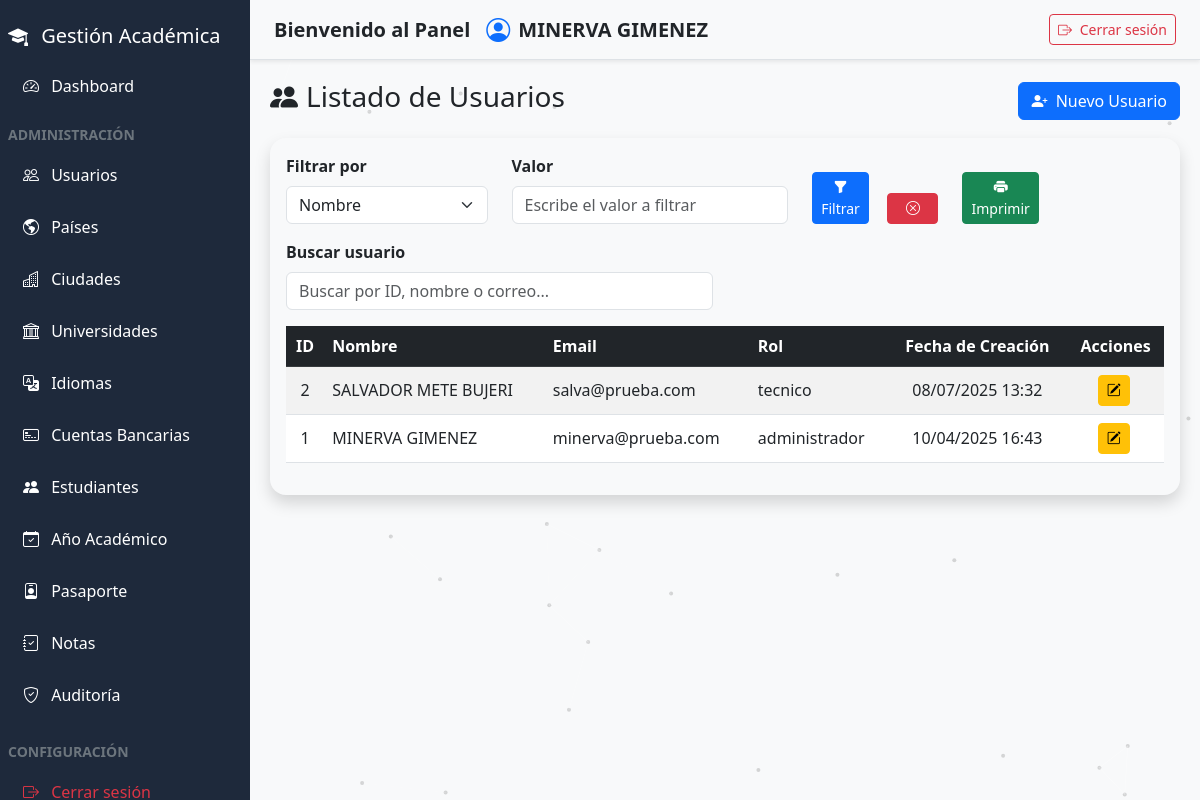
The app's page /admin/usuario.php (signed in), older data.
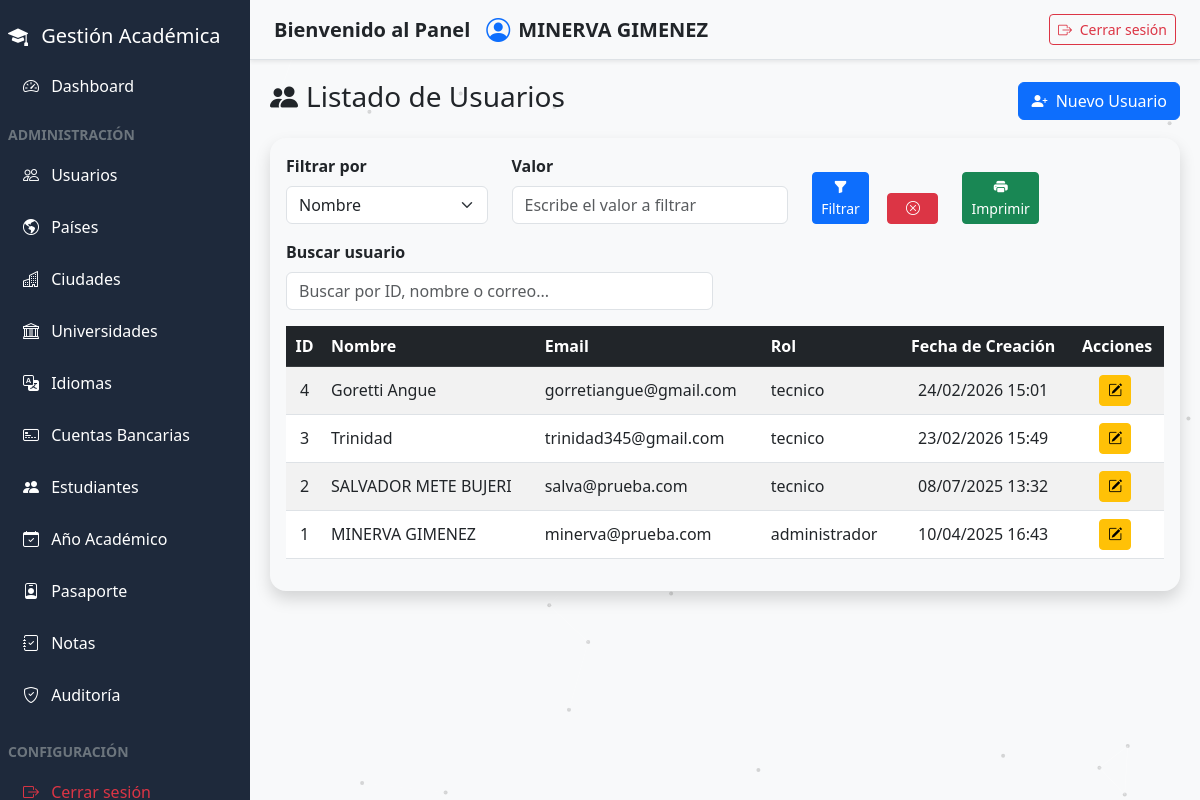
The same page, newer data.
### tables this page shows
CREATE TABLE `usuarios` (
  `id` int(11) NOT NULL,
  `nombre` varchar(100) DEFAULT NULL,
  `email` varchar(100) DEFAULT NULL,
  `contrasena` varchar(255) DEFAULT NULL,
  `rol_id` int(11) DEFAULT NULL,
  `creado_en` timestamp NOT NULL DEFAULT current_timestamp()
);

CREATE TABLE `rol` (
  `id` int(11) NOT NULL,
  `nombre` varchar(50) NOT NULL
);

### admin/usuario.php (the view, shortened to what this page needs)
<?php
include_once("../componentes/header.php");
include_once("../componentes/sidebar.php");
$por_pagina = 5;
$pagina_actual = isset($_GET['pagina']) ? (int)$_GET['pagina'] : 1;
$inicio = ($pagina_actual > 1) ? ($pagina_actual * $por_pagina) - $por_pagina : 0;
$tipo = $_GET['tipo'] ?? '';
$sql = "
    SELECT u.id, u.nombre, u.email, u.creado_en, r.nombre AS rol
    FROM usuarios u
    INNER JOIN rol r ON u.rol_id = r.id
    WHERE 1=1
";
if ($tipo === 'orden_az') {
    $sql .= " ORDER BY u.nombre ASC";
} elseif ($tipo === 'orden_za') {
    $sql .= " ORDER BY u.nombre DESC";
} else {
    $sql .= " ORDER BY u.id DESC";
}
$sql .= " LIMIT :inicio, :limite";
try {
    $stmt = $pdo->prepare($sql);
    $stmt->bindValue(':inicio', $inicio, PDO::PARAM_INT);
    $stmt->bindValue(':limite', $por_pagina, PDO::PARAM_INT);
    $stmt->execute();
    $usuarios = $stmt->fetchAll(PDO::FETCH_ASSOC);
} catch (PDOException $e) {
    die("Error al obtener los usuarios: " . $e->getMessage());
}
$rol = $_SESSION['usuario_rol'];
?>
<main class="content" id="mainContent">
    <div class="d-flex justify-content-between align-items-center mb-3">
        <h3><i class="bi bi-people-fill me-2"></i>Listado de Usuarios</h3>
        <a href="registrar_usuario.php" class="btn btn-primary">
            <i class="bi bi-person-plus-fill me-1"></i> Nuevo Usuario
        </a>
    </div>
    <div class="card shadow rounded-4">
        <div class="card-body">
        <div class="row mb-3 align-items-end">
                    <div class="col-md-3">
                        <label class="form-label fw-bold">Filtrar por</label>
                        <select id="tipoFiltro" class="form-select" onchange="controlFiltroUI()">
                            <option value="nombre">Nombre</option>
                        </select>
                    </div>
                    <div class="col-md-4">
                        <label class="form-label fw-bold">Valor</label>
                        <input type="text" id="valorFiltro" class="form-control"
                            placeholder="Escribe el valor a filtrar">
                    </div>
                    <div class="col-md-1 d-grid">
                        <button class="btn btn-primary btn-sm" onclick="aplicarFiltro()">
                            <i class="bi bi-funnel-fill"></i> Filtrar
                        </button>
                    </div>
                    <div class="col-md-1 d-grid">
                        <button class="btn btn-danger btn-sm" onclick="limpiarFiltros()">
                            <i class="bi bi-x-circle"></i>
                        </button>
                    </div>
                    <div class="col-md-1 d-grid">
                        <button class="btn btn-success btn-sm" onclick="imprimirFiltrado()">
                            <i class="bi bi-printer-fill"></i> Imprimir
                        </button>
                    </div>
                </div>
            <div class="row mb-3">
                <div class="col-md-6">
                    <label for="busqueda" class="form-label fw-bold">Buscar usuario</label>
                    <input type="text" class="form-control" id="busqueda"
                        placeholder="Buscar por ID, nombre o correo...">
                </div>
            </div>
            <div class="table-responsive">
                <table class="table table-striped table-hover align-middle text-center" id="tablaUsuarios">
                    <thead class="table-dark">
                        <tr>
                            <th>ID</th>
                            <th class="text-start">Nombre</th>
                            <th class="text-start">Email</th>
                            <th class="text-start">Rol</th>
                            <th>Fecha de Creación</th>
                            <?php if(strtolower($rol) === 'administrador'): ?>
                            <th>Acciones</th>
                            <?php endif; ?>
                        </tr>
                    </thead>
                    <tbody id="contenidoTabla">
                        <?php if (!empty($usuarios)): ?>
                        <?php foreach ($usuarios as $usuario): ?>
                        <tr>
                            <td><?= htmlspecialchars($usuario['id']) ?></td>
                            <td class="text-start"><?= htmlspecialchars($usuario['nombre']) ?></td>
                            <td class="text-start"><?= htmlspecialchars($usuario['email']) ?></td>
                            <td class="text-start"><?= htmlspecialchars($usuario['rol']) ?></td>
                            <td><?= htmlspecialchars(date('d/m/Y H:i', strtotime($usuario['creado_en']))) ?></td>
                            <?php if(strtolower($rol) === 'administrador'): ?>
                            <td>
                                <a href="editar_usuario.php?id=<?= $usuario['id'] ?>"
                                    class="btn btn-sm btn-warning me-1" title="Editar">
                                    <i class="bi bi-pencil-square"></i>
                                </a>
                            </td>
                            <?php endif; ?>
                        </tr>
                        <?php endforeach; ?>
                        <?php else: ?>
                        <tr>
                            <td colspan="5" class="text-center">No hay usuarios registrados</td>
                        </tr>
                        <?php endif; ?>
                    </tbody>
                </table>
            </div>
        </div>
    </div>
</main>
<link href="https://cdn.jsdelivr.net/npm/bootstrap-icons@1.10.5/font/bootstrap-icons.css" rel="stylesheet">
<?php include_once("../componentes/footer.php"); ?>

### componentes/header.php (shortened to what this page needs)
<!DOCTYPE html>
<html lang="es">
<head>
  <link href="../config/css/bootstrap.min.css" rel="stylesheet" />
  <link href="../config/css/css2.css" rel="stylesheet" />
  <link href="../config/css/bootstrap-icons.css" rel="stylesheet" />
</head>
<body>

### componentes/sidebar.php (shortened to what this page needs)
<?php
$rol = $_SESSION['usuario_rol'];
?>
<aside class="sidebar d-md-block" id="sidebar">
  <h5 class="mb-2 mt-2">
    <i class="bi bi-mortarboard-fill me-2"></i> Gestión Académica
  </h5>
  <ul class="nav flex-column mb-4">
    <li class="nav-item mt-2">
      <a href="../admin/index.php" class="nav-link text-white">
        <i class="bi bi-speedometer2 me-2"></i> Dashboard
      </a>
    </li>
    <li class="text-uppercase text-secondary small fw-bold mt-3 mb-2">Administración</li>
    <?php if(strtolower($rol) === 'administrador'): ?>
    <li class="nav-item mb-2">
      <a href="../admin/usuario.php" class="nav-link text-white">
        <i class="bi bi-people me-2"></i> Usuarios
      </a>
    </li>
    <?php endif; ?>
    <li class="nav-item mb-2">
      <a href="../admin/pais.php" class="nav-link text-white">
        <i class="bi bi-globe-americas me-2"></i> Países
      </a>
    </li>
    <li class="nav-item mb-2">
      <a href="../admin/ciudades.php" class="nav-link text-white">
        <i class="bi bi-buildings me-2"></i> Ciudades
      </a>
    </li>
    <li class="nav-item mb-2">
      <a href="../admin/universidades.php" class="nav-link text-white">
        <i class="bi bi-bank me-2"></i> Universidades
      </a>
    </li>
    <li class="nav-item mb-2">
      <a href="../admin/idiomas.php" class="nav-link text-white">
        <i class="bi bi-translate me-2"></i> Idiomas
      </a>
    </li>
    <li class="nav-item mb-2">
      <a href="../admin/cuentas_bancarias.php" class="nav-link text-white">
        <i class="bi bi-credit-card-2-front me-2"></i> Cuentas Bancarias
      </a>
    </li>
    <li class="nav-item mb-2">
      <a href="../admin/estudiantes.php" class="nav-link text-white">
        <i class="bi bi-people-fill me-2"></i> Estudiantes
      </a>
    </li>
    <li class="nav-item mb-2">
      <a href="../admin/academico.php" class="nav-link text-white">
        <i class="bi bi-calendar-check me-2"></i> Año Académico
      </a>
    </li>
    <li class="nav-item mb-2">
      <a href="../admin/pasaportes.php" class="nav-link text-white">
        <i class="bi bi-person-badge me-2"></i> Pasaporte
      </a>
    </li>
    <li class="nav-item mb-2">
      <a href="../admin/notas.php" class="nav-link text-white">
        <i class="bi bi-journal-check me-2"></i> Notas
      </a>
    </li>
    <li class="nav-item mb-2">
      <a href="../admin/auditoria.php" class="nav-link text-white">
        <i class="bi bi-shield-check me-2"></i> Auditoría
      </a>
    </li>
    <li class="text-uppercase text-secondary small fw-bold mt-3 mb-2">Configuración</li>
    <li class="nav-item">
      <a href="../php/logout.php" class="nav-link text-danger">
        <i class="bi bi-box-arrow-right me-2"></i> Cerrar sesión
      </a>
    </li>
  </ul>
</aside>
<div class="navbar-top d-flex justify-content-between align-items-center px-4 py-2 bg-light shadow-sm">
  <div class="d-flex align-items-center">
    <span class="fw-semibold text-dark fs-5 me-3">Bienvenido al Panel</span>
    <div class="d-flex align-items-center">
      <i class="bi bi-person-circle me-2 fs-4 text-primary"></i>
      <span class="fw-bold text-dark fs-5">
        <?= htmlspecialchars($_SESSION['usuario_nombre']) ?>
      </span>
    </div>
  </div>
  <div class="d-flex align-items-center">
    <a href="../php/logout.php" class="btn btn-outline-danger btn-sm" title="Cerrar sesión">
      <i class="bi bi-box-arrow-right me-1"></i> Cerrar sesión
    </a>
  </div>
</div>

### componentes/footer.php (shortened to what this page needs)
<link href="https://cdn.jsdelivr.net/npm/bootstrap-icons@1.10.5/font/bootstrap-icons.css" rel="stylesheet">
</body>
</html>

### componentes/header.php (style rules this page uses)
* { box-sizing: border-box; }
body { background: #f8f9fa; min-height: 100vh; color: linear-gradient(135deg, #1e1e2f, #2a2a40); font-family: 'Segoe UI', sans-serif; overflow-x: hidden; }
.sidebar { width: 250px; background-color: #1e293b; color: #fff; flex-shrink: 0; display: flex; flex-direction: column; padding: 1rem 0.5rem; position: fixed; top: 0; bottom: 0; left: 0; transition: transform 0.3s ease; z-index: 1050; overflow-y: auto; }
.sidebar .nav-link { color: #cbd5e1; padding: 10px 15px; border-radius: 6px; transition: 0.2s; }
.navbar-top { height: 60px; background-color: #fff; border-bottom: 1px solid #dee2e6; position: fixed; top: 0; left: 250px; right: 0; z-index: 1040; display: flex; align-items: center; justify-content: space-between; padding: 0 1rem; transition: left 0.3s ease; }
.content { flex-grow: 1; margin-left: 250px; padding: 80px 20px 20px; height: 100vh; overflow-y: auto; transition: margin-left 0.3s ease; }
.card { background-color: #f8f9fa; border: none; }

Row changes from the older to the newer data that the page shows:
added usuarios: id "4", nombre "Goretti Angue", email "gorretiangue@gmail.com", rol.nombre "tecnico", creado_en "24/02/2026 15:01"
added usuarios: id "3", nombre "Trinidad", email "trinidad345@gmail.com", rol.nombre "tecnico", creado_en "23/02/2026 15:49"
